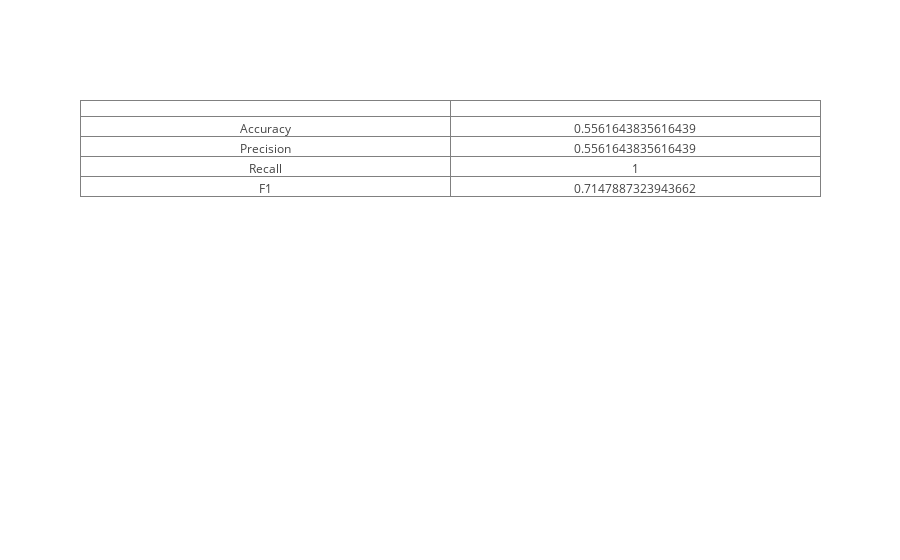

The code cell stored with this chart in its notebook:
### Code cell
calculate_metrics(bullish_sw_free_y_test, constant_sw_free_y_pred)

### Figure 1 — Plotly figure (JSON) as saved in the notebook; plotly's stock layout.template omitted (floating-point values rounded to 4 significant figures)
{"data": [{"cells": {"values": [["Accuracy", "Precision", "Recall", "F1"], [0.5562, 0.5562, 1, 0.7148]]}, "type": "table", "uid": "56b85a18-6e77-4e9d-ad3b-964fb40862f0"}], "layout": {}}
